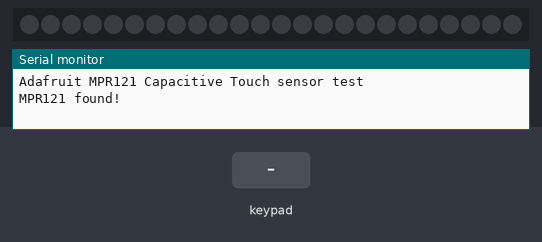
Simulated run of this sketch. Board: Arduino Uno, built with avr-gcc and run on an emulated ATmega328P. On the bench: 24 RGB LEDs in strip order, left to right, the last lines printed to the serial monitor. The test bench sets the inputs (shaded band). Dim RGB values are drawn brighter than linear; random numbers use the default seed unless the sketch sets one.

Above: at 1.2 s.
1.3 s: key '7' pressed
At 1.45 s:
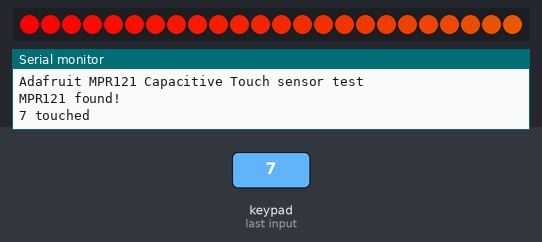
At 2.05 s:
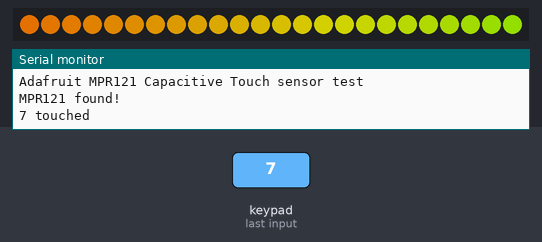
3.7 s: keypad keys 2 5 pressed 0.4 s apart
At 3.85 s:
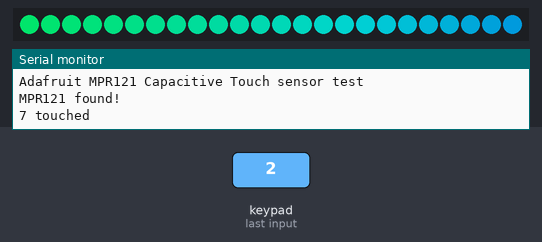
6.1 s: key '0' pressed
8.3 s: keypad keys 1 2 pressed 0.4 s apart
10.8 s: key '6' pressed
13.8 s: keypad keys 1 2 A pressed 0.4 s apart
At 17.3 s:
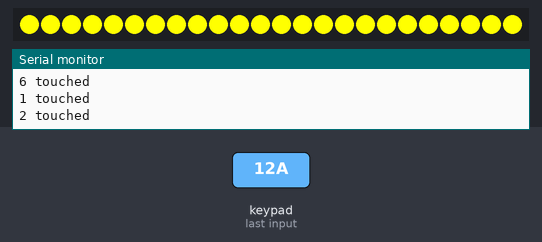

The sketch:

capacitiveTouch.ino
```cpp
/*
This code is for an Arduino Uno and incorporates capacitive touch using an I2C sensor to create 8 different light modes for the mushroom lamp.
*/

//touch sensor
#include <Wire.h>
#include "Adafruit_MPR121.h"

//lights
#include <Adafruit_NeoPixel.h>
#ifdef __AVR__
#include <avr/power.h> // Required for 16 MHz Adafruit Trinket
#endif

//touch sensor
#ifndef _BV
#define _BV(bit) (1 << (bit))
#endif

//lights
#define PIN_NEO_PIXEL  8   // Arduino pin that connects to NeoPixel
#define NUM_PIXELS     24  // The number of LEDs (pixels) on NeoPixel

int showType = 0;

Adafruit_MPR121 cap = Adafruit_MPR121();
Adafruit_NeoPixel NeoPixel(NUM_PIXELS, PIN_NEO_PIXEL, NEO_GRB + NEO_KHZ800);

// Keeps track of the last pins touched so we know when buttons are 'released'
uint16_t lasttouched = 0;
uint16_t currtouched = 0;

void setup() {
  NeoPixel.begin();
  Serial.begin(9600);

  while (!Serial) { // needed to keep leonardo/micro from starting too fast!
    delay(10);
  }

  Serial.println("Adafruit MPR121 Capacitive Touch sensor test");

  // Default address is 0x5A, if tied to 3.3V its 0x5B
  // If tied to SDA its 0x5C and if SCL then 0x5D
  if (!cap.begin(0x5A)) {
    Serial.println("MPR121 not found, check wiring?");
    while (1);
  }
  Serial.println("MPR121 found!");

}

void loop() {
  // Get the currently touched pads
  currtouched = cap.touched();

  for (uint8_t i=0; i<9; i++) {
    // it if *is* touched and *wasnt* touched before, alert!
    if ((currtouched & _BV(i)) && !(lasttouched & _BV(i)) ) {
      Serial.print(i); Serial.println(" touched");
      if (i==0) {
        startShow(random(1, 9));
      } else {
        startShow(i);
      }
    }
  }

  lasttouched = currtouched;

}

// Sets neopixels to given color
void colorWipe(uint32_t c, uint8_t wait) {
  for(uint16_t i=0; i<NUM_PIXELS; i++) {
    NeoPixel.setPixelColor(i, c);
    NeoPixel.show();
    delay(wait);
    }
  }

// Each case represents a different light mode and the case number corresponds to the pins on the I2C touch sensor
void startShow(int i) {
  switch(i){

    case 1: colorWipe(NeoPixel.Color(255, 0, 0), 50);  // Red
            break;
    case 2: colorWipe(NeoPixel.Color(255, 255, 0), 50);  // Yellow
            break;
    case 3: colorWipe(NeoPixel.Color(0, 255, 0), 50);  // Green
            break;
    case 4: colorWipe(NeoPixel.Color(0, 0, 255), 50);  // Blue
            break;
    case 5: colorWipe(NeoPixel.Color(255, 0, 255), 50);  // Pink
            break;
    case 6: colorWipe(NeoPixel.Color(64, 224, 208), 50);  // Turquoise
            break;
    case 7: rainbow(20);  // Rainbow
            break;
    case 8: colorWipe(NeoPixel.Color(0, 0, 0), 50);    // Black/off
            break;

  }
  }

  //Pulse through colors of rainbow
  void rainbow(uint8_t wait) {
  uint16_t i, j;

  for(j=0; j<256; j++) {
    for(i=0; i<NUM_PIXELS; i++) {
      NeoPixel.setPixelColor(i, Wheel((i+j) & 255));
    }
    NeoPixel.show();
    delay(wait);
  }
}

  uint32_t Wheel(byte WheelPos) {
  WheelPos = 255 - WheelPos;
  if(WheelPos < 85) {
    return NeoPixel.Color(255 - WheelPos * 3, 0, WheelPos * 3);
  }
  if(WheelPos < 170) {
    WheelPos -= 85;
    return NeoPixel.Color(0, WheelPos * 3, 255 - WheelPos * 3);
  }
  WheelPos -= 170;
  return NeoPixel.Color(WheelPos * 3, 255 - WheelPos * 3, 0);
}
```

Measured:
- after the input at 1.3 s, the LEDs: change at once (image 1)
